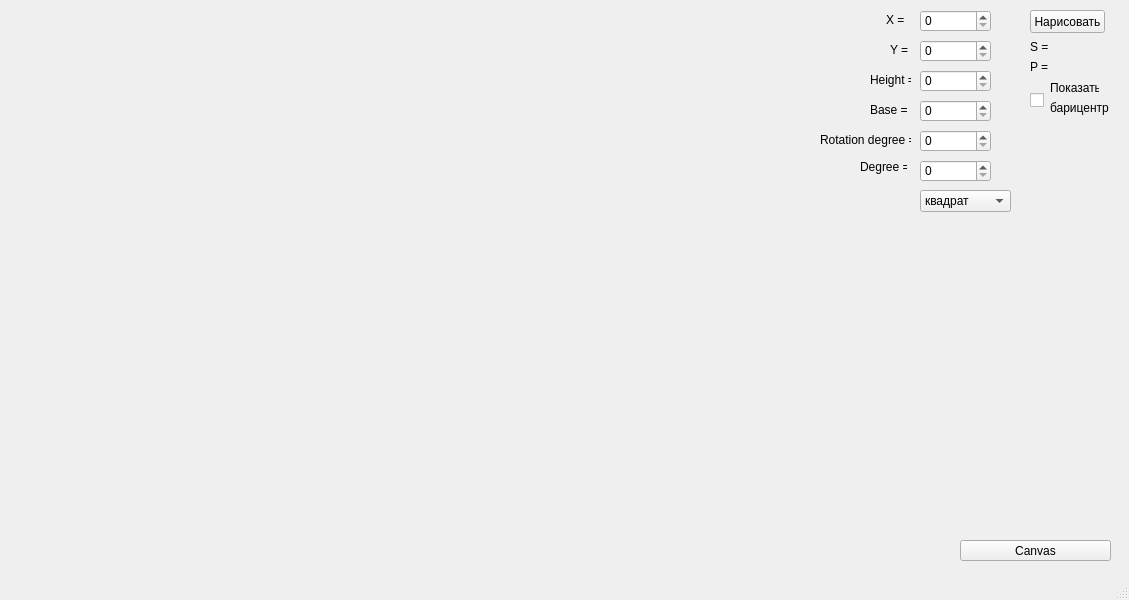
<?xml version="1.0" encoding="UTF-8"?>
<ui version="4.0">
 <class>widget</class>
 <widget class="QMainWindow" name="widget">
  <property name="geometry">
   <rect>
    <x>0</x>
    <y>0</y>
    <width>1129</width>
    <height>600</height>
   </rect>
  </property>
  <property name="windowTitle">
   <string>widget</string>
  </property>
  <widget class="QWidget" name="centralwidget">
   <widget class="QComboBox" name="comboBox">
    <property name="geometry">
     <rect>
      <x>920</x>
      <y>190</y>
      <width>91</width>
      <height>22</height>
     </rect>
    </property>
    <item>
     <property name="text">
      <string>квадрат</string>
     </property>
    </item>
    <item>
     <property name="text">
      <string>прямоугольник</string>
     </property>
    </item>
    <item>
     <property name="text">
      <string>треугольник</string>
     </property>
    </item>
    <item>
     <property name="text">
      <string>круг</string>
     </property>
    </item>
    <item>
     <property name="text">
      <string>ромб</string>
     </property>
    </item>
    <item>
     <property name="text">
      <string>шестиугольник</string>
     </property>
    </item>
    <item>
     <property name="text">
      <string>звезда6</string>
     </property>
    </item>
    <item>
     <property name="text">
      <string>звезда8</string>
     </property>
    </item>
    <item>
     <property name="text">
      <string>звезда5</string>
     </property>
    </item>
    <item>
     <property name="text">
      <string>Т</string>
     </property>
    </item>
   </widget>
   <widget class="QSpinBox" name="X">
    <property name="geometry">
     <rect>
      <x>920</x>
      <y>10</y>
      <width>71</width>
      <height>22</height>
     </rect>
    </property>
    <property name="maximum">
     <number>1000</number>
    </property>
   </widget>
   <widget class="QSpinBox" name="Y">
    <property name="geometry">
     <rect>
      <x>920</x>
      <y>40</y>
      <width>71</width>
      <height>22</height>
     </rect>
    </property>
    <property name="maximum">
     <number>1000</number>
    </property>
   </widget>
   <widget class="QSpinBox" name="Height">
    <property name="geometry">
     <rect>
      <x>920</x>
      <y>70</y>
      <width>71</width>
      <height>22</height>
     </rect>
    </property>
    <property name="maximum">
     <number>1000</number>
    </property>
   </widget>
   <widget class="QSpinBox" name="Base">
    <property name="geometry">
     <rect>
      <x>920</x>
      <y>100</y>
      <width>71</width>
      <height>22</height>
     </rect>
    </property>
    <property name="maximum">
     <number>1000</number>
    </property>
   </widget>
   <widget class="QSpinBox" name="RotationAngle">
    <property name="geometry">
     <rect>
      <x>920</x>
      <y>130</y>
      <width>71</width>
      <height>22</height>
     </rect>
    </property>
    <property name="maximum">
     <number>999999999</number>
    </property>
   </widget>
   <widget class="QSpinBox" name="angle">
    <property name="geometry">
     <rect>
      <x>920</x>
      <y>160</y>
      <width>71</width>
      <height>22</height>
     </rect>
    </property>
    <property name="maximum">
     <number>1000</number>
    </property>
   </widget>
   <widget class="QPushButton" name="Draw">
    <property name="geometry">
     <rect>
      <x>1030</x>
      <y>10</y>
      <width>75</width>
      <height>23</height>
     </rect>
    </property>
    <property name="text">
     <string>Нарисовать</string>
    </property>
   </widget>
   <widget class="QLabel" name="Sq">
    <property name="geometry">
     <rect>
      <x>1030</x>
      <y>40</y>
      <width>47</width>
      <height>14</height>
     </rect>
    </property>
    <property name="text">
     <string>S = </string>
    </property>
   </widget>
   <widget class="QLabel" name="Per">
    <property name="geometry">
     <rect>
      <x>1030</x>
      <y>60</y>
      <width>47</width>
      <height>14</height>
     </rect>
    </property>
    <property name="text">
     <string>P = </string>
    </property>
   </widget>
   <widget class="QLabel" name="Xx">
    <property name="geometry">
     <rect>
      <x>886</x>
      <y>10</y>
      <width>21</width>
      <height>20</height>
     </rect>
    </property>
    <property name="text">
     <string>X =</string>
    </property>
   </widget>
   <widget class="QLabel" name="Yy">
    <property name="geometry">
     <rect>
      <x>890</x>
      <y>40</y>
      <width>21</width>
      <height>20</height>
     </rect>
    </property>
    <property name="text">
     <string>Y =</string>
    </property>
   </widget>
   <widget class="QLabel" name="Hh">
    <property name="geometry">
     <rect>
      <x>870</x>
      <y>70</y>
      <width>41</width>
      <height>20</height>
     </rect>
    </property>
    <property name="text">
     <string>Height =</string>
    </property>
   </widget>
   <widget class="QLabel" name="Bb">
    <property name="geometry">
     <rect>
      <x>870</x>
      <y>100</y>
      <width>41</width>
      <height>20</height>
     </rect>
    </property>
    <property name="text">
     <string>Base =</string>
    </property>
   </widget>
   <widget class="QLabel" name="RDrd">
    <property name="geometry">
     <rect>
      <x>820</x>
      <y>130</y>
      <width>91</width>
      <height>20</height>
     </rect>
    </property>
    <property name="text">
     <string>Rotation degree =</string>
    </property>
   </widget>
   <widget class="QLabel" name="degree">
    <property name="geometry">
     <rect>
      <x>860</x>
      <y>160</y>
      <width>47</width>
      <height>14</height>
     </rect>
    </property>
    <property name="text">
     <string>Degree =</string>
    </property>
   </widget>
   <widget class="QLabel" name="square">
    <property name="geometry">
     <rect>
      <x>1050</x>
      <y>40</y>
      <width>49</width>
      <height>16</height>
     </rect>
    </property>
    <property name="text">
     <string/>
    </property>
   </widget>
   <widget class="QLabel" name="perimetr">
    <property name="geometry">
     <rect>
      <x>1050</x>
      <y>60</y>
      <width>49</width>
      <height>16</height>
     </rect>
    </property>
    <property name="text">
     <string/>
    </property>
   </widget>
   <widget class="QLabel" name="center">
    <property name="geometry">
     <rect>
      <x>1050</x>
      <y>100</y>
      <width>61</width>
      <height>16</height>
     </rect>
    </property>
    <property name="text">
     <string>барицентр</string>
    </property>
   </widget>
   <widget class="QLabel" name="show">
    <property name="geometry">
     <rect>
      <x>1050</x>
      <y>80</y>
      <width>49</width>
      <height>16</height>
     </rect>
    </property>
    <property name="text">
     <string>Показать </string>
    </property>
   </widget>
   <widget class="QCheckBox" name="showcenter">
    <property name="geometry">
     <rect>
      <x>1030</x>
      <y>90</y>
      <width>16</width>
      <height>20</height>
     </rect>
    </property>
    <property name="text">
     <string/>
    </property>
   </widget>
   <widget class="QPushButton" name="pushButton">
    <property name="geometry">
     <rect>
      <x>960</x>
      <y>540</y>
      <width>151</width>
      <height>21</height>
     </rect>
    </property>
    <property name="text">
     <string>Canvas</string>
    </property>
   </widget>
  </widget>
  <widget class="QMenuBar" name="menubar">
   <property name="geometry">
    <rect>
     <x>0</x>
     <y>0</y>
     <width>1129</width>
     <height>17</height>
    </rect>
   </property>
  </widget>
  <widget class="QStatusBar" name="statusbar"/>
 </widget>
 <resources/>
 <connections/>
</ui>
